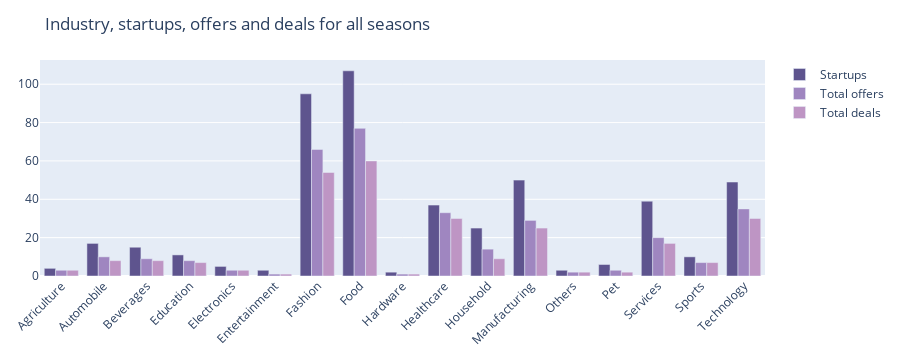

Source (notebook cell):
### Markdown cell above
#### Plot for industry, startups, offers and deals for all seasons

### Code cell
industry = startup_deals.index
startups = startup_deals.values[:, 0]
offers = startup_deals.values[:, 1]
deals = startup_deals.values[:, 2]

fig = go.Figure()
fig.add_trace(go.Bar(
    x=industry,
    y=startups,
    name='Startups',
    marker_color='#5e548e'
))

fig.add_trace(go.Bar(
    x=industry,
    y=offers,
    name='Total offers',
    marker_color='#9f86c0'
))

fig.add_trace(go.Bar(
    x=industry,
    y=deals,
    name='Total deals',
    marker_color='#be95c4'
))

fig.update_layout(
    barmode='group', 
    xaxis_tickangle=-45, 
    margin=dict(l=40, r=30, t=60, b=40), 
    title="Industry, startups, offers and deals for all seasons"
)

fig.show()

### Figure 1 — Plotly figure (JSON) as saved in the notebook; plotly's stock layout.template omitted (floating-point values rounded to 4 significant figures)
{"data": [{"marker": {"color": "#5e548e"}, "name": "Startups", "type": "bar", "x": ["Agriculture", "Automobile", "Beverages", "Education", "Electronics", "Entertainment", "Fashion", "Food", "Hardware", "Healthcare", "Household", "Manufacturing", "Others", "Pet", "Services", "Sports", "Technology"], "y": [4, 17, 15, 11, 5, 3, 95, 107, 2, 37, 25, 50, 3, 6, 39, 10, 49]}, {"marker": {"color": "#9f86c0"}, "name": "Total offers", "type": "bar", "x": ["Agriculture", "Automobile", "Beverages", "Education", "Electronics", "Entertainment", "Fashion", "Food", "Hardware", "Healthcare", "Household", "Manufacturing", "Others", "Pet", "Services", "Sports", "Technology"], "y": [3, 10, 9, 8, 3, 1, 66, 77, 1, 33, 14, 29, 2, 3, 20, 7, 35]}, {"marker": {"color": "#be95c4"}, "name": "Total deals", "type": "bar", "x": ["Agriculture", "Automobile", "Beverages", "Education", "Electronics", "Entertainment", "Fashion", "Food", "Hardware", "Healthcare", "Household", "Manufacturing", "Others", "Pet", "Services", "Sports", "Technology"], "y": [3, 8, 8, 7, 3, 1, 54, 60, 1, 30, 9, 25, 2, 2, 17, 7, 30]}], "layout": {"barmode": "group", "height": 360, "margin": {"b": 40, "l": 40, "r": 30, "t": 60}, "title": {"text": "Industry, startups, offers and deals for all seasons"}, "xaxis": {"autorange": true, "range": [-0.5, 16.5], "tickangle": -45, "type": "category"}, "yaxis": {"autorange": true, "range": [0, 112.6], "type": "linear"}}}
